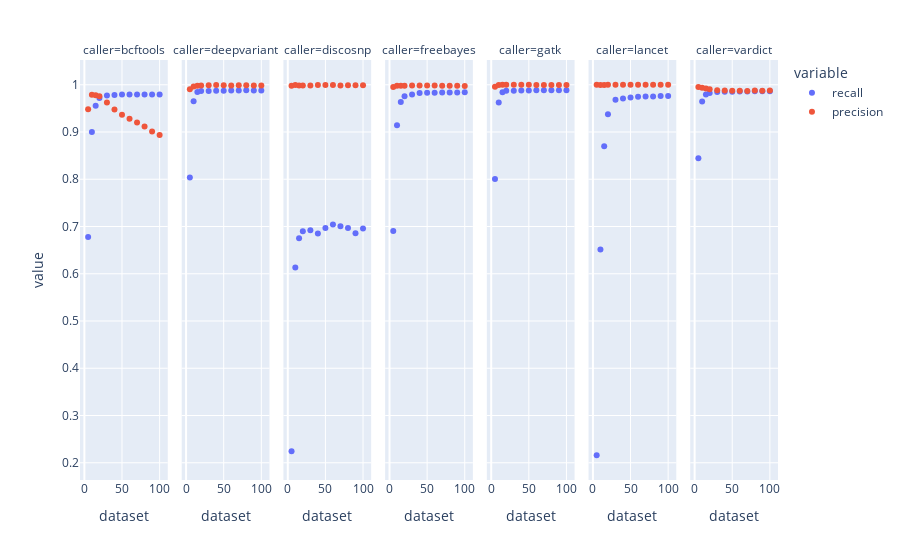

Notebook cell for this chart:
### Markdown cell above
### DEL only
**'dataset'** on the x-axis refers to downsampled coverages: 5x, 10x, 15x, 20x, 30x, 40x, 50x, 60x, 70x, 80, 90x. These are downsampled with `head -n [number of reads*4]` from the original 100x datasets.

### Code cell
combinedDELreads['dataset'] = pd.to_numeric(combinedDELreads['dataset'], downcast='integer', errors='coerce')
fig = px.scatter(combinedDELreads, x='dataset', y=['recall', 'precision'], facet_col='caller', 
                 category_orders={'caller': ['bcftools', 'deepvariant', 'discosnp', 'freebayes', 
                                             'gatk', 'lancet', 'vardict']})
fig

### Figure 1 — Plotly figure (JSON) as saved in the notebook; plotly's stock layout.template omitted (floating-point values rounded to 4 significant figures)
{"data": [{"hovertemplate": "variable=recall<br>caller=bcftools<br>dataset=%{x}<br>value=%{y}<extra></extra>", "legendgroup": "recall", "marker": {"color": "#636efa", "symbol": "circle"}, "mode": "markers", "name": "recall", "orientation": "v", "showlegend": true, "type": "scatter", "x": [5, 10, 15, 20, 30, 40, 50, 60, 70, 80, 90, 100], "xaxis": "x", "y": [0.6775, 0.9003, 0.9554, 0.9718, 0.9775, 0.9784, 0.9791, 0.9791, 0.9791, 0.9793, 0.9796, 0.9796], "yaxis": "y"}, {"hovertemplate": "variable=recall<br>caller=deepvariant<br>dataset=%{x}<br>value=%{y}<extra></extra>", "legendgroup": "recall", "marker": {"color": "#636efa", "symbol": "circle"}, "mode": "markers", "name": "recall", "orientation": "v", "showlegend": false, "type": "scatter", "x": [5, 10, 15, 20, 30, 40, 50, 60, 70, 80, 90, 100], "xaxis": "x2", "y": [0.8036, 0.9653, 0.9847, 0.9866, 0.9869, 0.9871, 0.9871, 0.988, 0.988, 0.9883, 0.988, 0.988], "yaxis": "y2"}, {"hovertemplate": "variable=recall<br>caller=discosnp<br>dataset=%{x}<br>value=%{y}<extra></extra>", "legendgroup": "recall", "marker": {"color": "#636efa", "symbol": "circle"}, "mode": "markers", "name": "recall", "orientation": "v", "showlegend": false, "type": "scatter", "x": [5, 10, 15, 20, 30, 40, 50, 60, 70, 80, 90, 100], "xaxis": "x3", "y": [0.2241, 0.6135, 0.6752, 0.69, 0.6923, 0.6853, 0.697, 0.7043, 0.7003, 0.6968, 0.6858, 0.6956], "yaxis": "y3"}, {"hovertemplate": "variable=recall<br>caller=freebayes<br>dataset=%{x}<br>value=%{y}<extra></extra>", "legendgroup": "recall", "marker": {"color": "#636efa", "symbol": "circle"}, "mode": "markers", "name": "recall", "orientation": "v", "showlegend": false, "type": "scatter", "x": [5, 10, 15, 20, 30, 40, 50, 60, 70, 80, 90, 100], "xaxis": "x4", "y": [0.6907, 0.9141, 0.9636, 0.9756, 0.9796, 0.9826, 0.9831, 0.9831, 0.9833, 0.9836, 0.9838, 0.984], "yaxis": "y4"}, {"hovertemplate": "variable=recall<br>caller=gatk<br>dataset=%{x}<br>value=%{y}<extra></extra>", "legendgroup": "recall", "marker": {"color": "#636efa", "symbol": "circle"}, "mode": "markers", "name": "recall", "orientation": "v", "showlegend": false, "type": "scatter", "x": [5, 10, 15, 20, 30, 40, 50, 60, 70, 80, 90, 100], "xaxis": "x5", "y": [0.8003, 0.9625, 0.984, 0.9873, 0.9876, 0.9878, 0.9878, 0.9883, 0.9883, 0.9883, 0.9883, 0.9883], "yaxis": "y5"}, {"hovertemplate": "variable=recall<br>caller=lancet<br>dataset=%{x}<br>value=%{y}<extra></extra>", "legendgroup": "recall", "marker": {"color": "#636efa", "symbol": "circle"}, "mode": "markers", "name": "recall", "orientation": "v", "showlegend": false, "type": "scatter", "x": [5, 10, 15, 20, 30, 40, 50, 60, 70, 80, 90, 100], "xaxis": "x6", "y": [0.2159, 0.6513, 0.87, 0.9378, 0.9681, 0.9709, 0.9732, 0.9744, 0.9749, 0.9754, 0.9761, 0.9763], "yaxis": "y6"}, {"hovertemplate": "variable=recall<br>caller=vardict<br>dataset=%{x}<br>value=%{y}<extra></extra>", "legendgroup": "recall", "marker": {"color": "#636efa", "symbol": "circle"}, "mode": "markers", "name": "recall", "orientation": "v", "showlegend": false, "type": "scatter", "x": [5, 10, 15, 20, 30, 40, 50, 60, 70, 80, 90, 100], "xaxis": "x7", "y": [0.8444, 0.9643, 0.9796, 0.9824, 0.9845, 0.985, 0.985, 0.9857, 0.9859, 0.9862, 0.9862, 0.9862], "yaxis": "y7"}, {"hovertemplate": "variable=precision<br>caller=bcftools<br>dataset=%{x}<br>value=%{y}<extra></extra>", "legendgroup": "precision", "marker": {"color": "#EF553B", "symbol": "circle"}, "mode": "markers", "name": "precision", "orientation": "v", "showlegend": true, "type": "scatter", "x": [5, 10, 15, 20, 30, 40, 50, 60, 70, 80, 90, 100], "xaxis": "x", "y": [0.9481, 0.9788, 0.9779, 0.9755, 0.9626, 0.9475, 0.9367, 0.9281, 0.92, 0.9117, 0.9013, 0.8934], "yaxis": "y"}, {"hovertemplate": "variable=precision<br>caller=deepvariant<br>dataset=%{x}<br>value=%{y}<extra></extra>", "legendgroup": "precision", "marker": {"color": "#EF553B", "symbol": "circle"}, "mode": "markers", "name": "precision", "orientation": "v", "showlegend": false, "type": "scatter", "x": [5, 10, 15, 20, 30, 40, 50, 60, 70, 80, 90, 100], "xaxis": "x2", "y": [0.9907, 0.9961, 0.9976, 0.9983, 0.999, 0.9993, 0.999, 0.9986, 0.9988, 0.9988, 0.9983, 0.9983], "yaxis": "y2"}, {"hovertemplate": "variable=precision<br>caller=discosnp<br>dataset=%{x}<br>value=%{y}<extra></extra>", "legendgroup": "precision", "marker": {"color": "#EF553B", "symbol": "circle"}, "mode": "markers", "name": "precision", "orientation": "v", "showlegend": false, "type": "scatter", "x": [5, 10, 15, 20, 30, 40, 50, 60, 70, 80, 90, 100], "xaxis": "x3", "y": [0.9979, 0.9992, 0.9986, 0.9986, 0.9986, 0.9993, 0.9993, 0.9993, 0.9987, 0.999, 0.999, 0.999], "yaxis": "y3"}, {"hovertemplate": "variable=precision<br>caller=freebayes<br>dataset=%{x}<br>value=%{y}<extra></extra>", "legendgroup": "precision", "marker": {"color": "#EF553B", "symbol": "circle"}, "mode": "markers", "name": "precision", "orientation": "v", "showlegend": false, "type": "scatter", "x": [5, 10, 15, 20, 30, 40, 50, 60, 70, 80, 90, 100], "xaxis": "x4", "y": [0.9953, 0.998, 0.9978, 0.9981, 0.9983, 0.9983, 0.9983, 0.9983, 0.9981, 0.9976, 0.9976, 0.9971], "yaxis": "y4"}, {"hovertemplate": "variable=precision<br>caller=gatk<br>dataset=%{x}<br>value=%{y}<extra></extra>", "legendgroup": "precision", "marker": {"color": "#EF553B", "symbol": "circle"}, "mode": "markers", "name": "precision", "orientation": "v", "showlegend": false, "type": "scatter", "x": [5, 10, 15, 20, 30, 40, 50, 60, 70, 80, 90, 100], "xaxis": "x5", "y": [0.9959, 0.9993, 1, 0.9998, 0.9998, 0.9998, 0.9998, 0.9995, 0.9995, 0.9995, 0.9993, 0.9993], "yaxis": "y5"}, {"hovertemplate": "variable=precision<br>caller=lancet<br>dataset=%{x}<br>value=%{y}<extra></extra>", "legendgroup": "precision", "marker": {"color": "#EF553B", "symbol": "circle"}, "mode": "markers", "name": "precision", "orientation": "v", "showlegend": false, "type": "scatter", "x": [5, 10, 15, 20, 30, 40, 50, 60, 70, 80, 90, 100], "xaxis": "x6", "y": [1, 0.9996, 0.9997, 0.9997, 0.9998, 0.9998, 0.9998, 0.9998, 0.9998, 0.9998, 0.9998, 0.9998], "yaxis": "y6"}, {"hovertemplate": "variable=precision<br>caller=vardict<br>dataset=%{x}<br>value=%{y}<extra></extra>", "legendgroup": "precision", "marker": {"color": "#EF553B", "symbol": "circle"}, "mode": "markers", "name": "precision", "orientation": "v", "showlegend": false, "type": "scatter", "x": [5, 10, 15, 20, 30, 40, 50, 60, 70, 80, 90, 100], "xaxis": "x7", "y": [0.9953, 0.9937, 0.9919, 0.9905, 0.9885, 0.988, 0.9873, 0.9873, 0.9868, 0.9878, 0.9871, 0.9878], "yaxis": "y7"}], "layout": {"annotations": [{"font": {}, "showarrow": false, "text": "caller=bcftools", "x": 0.06286, "xanchor": "center", "xref": "paper", "y": 1, "yanchor": "bottom", "yref": "paper"}, {"font": {}, "showarrow": false, "text": "caller=deepvariant", "x": 0.2086, "xanchor": "center", "xref": "paper", "y": 1, "yanchor": "bottom", "yref": "paper"}, {"font": {}, "showarrow": false, "text": "caller=discosnp", "x": 0.3543, "xanchor": "center", "xref": "paper", "y": 1, "yanchor": "bottom", "yref": "paper"}, {"font": {}, "showarrow": false, "text": "caller=freebayes", "x": 0.5, "xanchor": "center", "xref": "paper", "y": 1, "yanchor": "bottom", "yref": "paper"}, {"font": {}, "showarrow": false, "text": "caller=gatk", "x": 0.6457, "xanchor": "center", "xref": "paper", "y": 1, "yanchor": "bottom", "yref": "paper"}, {"font": {}, "showarrow": false, "text": "caller=lancet", "x": 0.7914, "xanchor": "center", "xref": "paper", "y": 1, "yanchor": "bottom", "yref": "paper"}, {"font": {}, "showarrow": false, "text": "caller=vardict", "x": 0.9371, "xanchor": "center", "xref": "paper", "y": 1, "yanchor": "bottom", "yref": "paper"}], "autosize": true, "legend": {"title": {"text": "variable"}, "tracegroupgap": 0}, "margin": {"t": 60}, "xaxis": {"anchor": "y", "autorange": true, "domain": [0, 0.1257], "range": [-5.764, 110.8], "title": {"text": "dataset"}, "type": "linear"}, "xaxis2": {"anchor": "y2", "autorange": true, "domain": [0.1457, 0.2714], "matches": "x", "range": [-5.764, 110.8], "title": {"text": "dataset"}, "type": "linear"}, "xaxis3": {"anchor": "y3", "autorange": true, "domain": [0.2914, 0.4171], "matches": "x", "range": [-5.764, 110.8], "title": {"text": "dataset"}, "type": "linear"}, "xaxis4": {"anchor": "y4", "autorange": true, "domain": [0.4371, 0.5629], "matches": "x", "range": [-5.764, 110.8], "title": {"text": "dataset"}, "type": "linear"}, "xaxis5": {"anchor": "y5", "autorange": true, "domain": [0.5829, 0.7086], "matches": "x", "range": [-5.764, 110.8], "title": {"text": "dataset"}, "type": "linear"}, "xaxis6": {"anchor": "y6", "autorange": true, "domain": [0.7286, 0.8543], "matches": "x", "range": [-5.764, 110.8], "title": {"text": "dataset"}, "type": "linear"}, "xaxis7": {"anchor": "y7", "autorange": true, "domain": [0.8743, 1.0], "matches": "x", "range": [-5.764, 110.8], "title": {"text": "dataset"}, "type": "linear"}, "yaxis": {"anchor": "x", "autorange": true, "domain": [0, 1], "range": [0.1552, 1.061], "title": {"text": "value"}, "type": "linear"}, "yaxis2": {"anchor": "x2", "autorange": true, "domain": [0, 1], "matches": "y", "range": [0.1552, 1.061], "showticklabels": false, "type": "linear"}, "yaxis3": {"anchor": "x3", "autorange": true, "domain": [0, 1], "matches": "y", "range": [0.1552, 1.061], "showticklabels": false, "type": "linear"}, "yaxis4": {"anchor": "x4", "autorange": true, "domain": [0, 1], "matches": "y", "range": [0.1552, 1.061], "showticklabels": false, "type": "linear"}, "yaxis5": {"anchor": "x5", "autorange": true, "domain": [0, 1], "matches": "y", "range": [0.1552, 1.061], "showticklabels": false, "type": "linear"}, "yaxis6": {"anchor": "x6", "autorange": true, "domain": [0, 1], "matches": "y", "range": [0.1552, 1.061], "showticklabels": false, "type": "linear"}, "yaxis7": {"anchor": "x7", "autorange": true, "domain": [0, 1], "matches": "y", "range": [0.1552, 1.061], "showticklabels": false, "type": "linear"}}}
